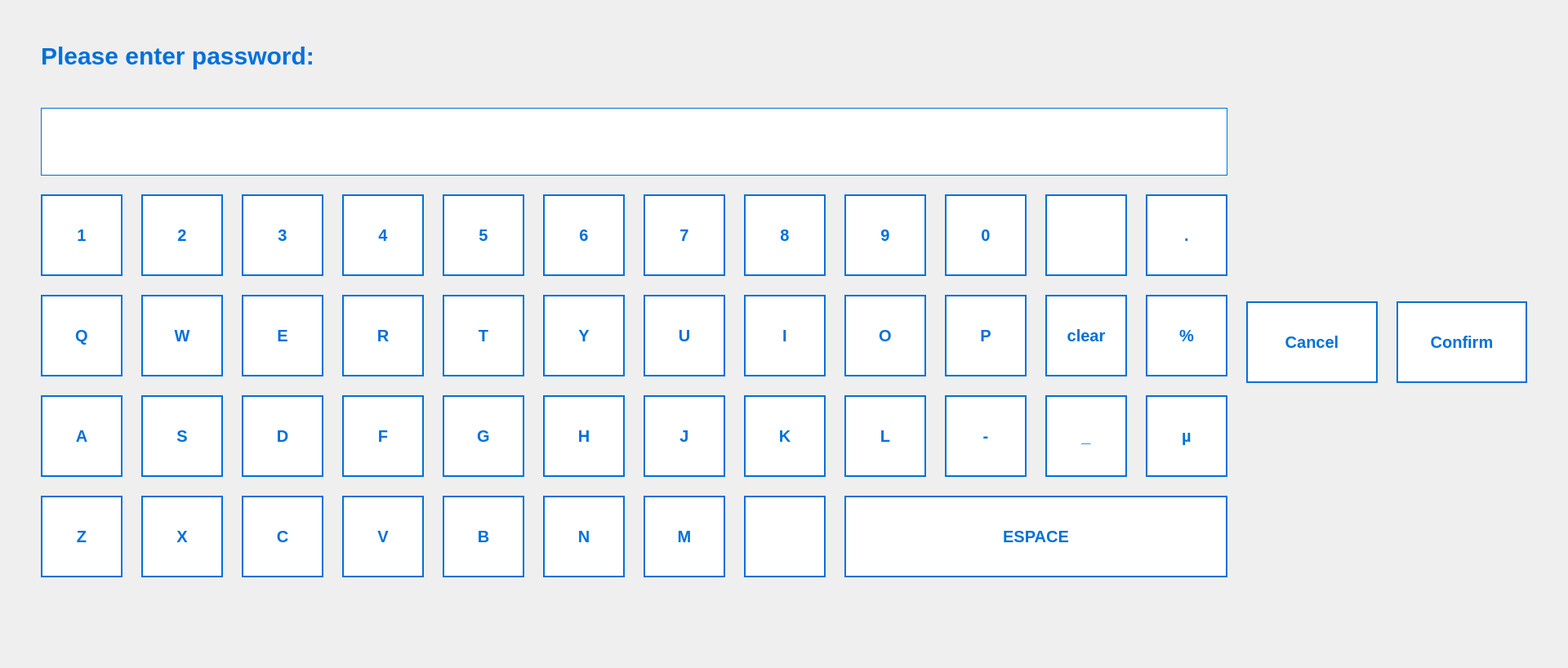
<?xml version="1.0" encoding="UTF-8"?>
<ui version="4.0">
 <class>AdminPasswordView</class>
 <widget class="QWidget" name="AdminPasswordView">
  <property name="geometry">
   <rect>
    <x>0</x>
    <y>0</y>
    <width>1920</width>
    <height>818</height>
   </rect>
  </property>
  <property name="minimumSize">
   <size>
    <width>1920</width>
    <height>818</height>
   </size>
  </property>
  <property name="maximumSize">
   <size>
    <width>1920</width>
    <height>818</height>
   </size>
  </property>
  <property name="styleSheet">
   <string notr="true">QPushButton {
border: 2px solid #0070DB;
background-color: #ffffff;
color: #0070DB;
font: 20px;
font-weight: 700;
font-family: arial;

}
</string>
  </property>
  <layout class="QVBoxLayout" name="verticalLayout">
   <property name="leftMargin">
    <number>50</number>
   </property>
   <property name="rightMargin">
    <number>50</number>
   </property>
   <item>
    <spacer name="verticalSpacer">
     <property name="orientation">
      <enum>Qt::Orientation::Vertical</enum>
     </property>
     <property name="sizeType">
      <enum>QSizePolicy::Policy::Fixed</enum>
     </property>
     <property name="sizeHint" stdset="0">
      <size>
       <width>20</width>
       <height>40</height>
      </size>
     </property>
    </spacer>
   </item>
   <item>
    <widget class="QLabel" name="label">
     <property name="maximumSize">
      <size>
       <width>16777215</width>
       <height>35</height>
      </size>
     </property>
     <property name="styleSheet">
      <string notr="true">color: #0070DB;
font-weight: 700;
font-family: arial;
border: 0px solid;
font-size: 30px;</string>
     </property>
     <property name="text">
      <string>Please enter password:</string>
     </property>
     <property name="alignment">
      <set>Qt::AlignmentFlag::AlignLeading|Qt::AlignmentFlag::AlignLeft|Qt::AlignmentFlag::AlignVCenter</set>
     </property>
    </widget>
   </item>
   <item>
    <spacer name="verticalSpacer_2">
     <property name="orientation">
      <enum>Qt::Orientation::Vertical</enum>
     </property>
     <property name="sizeType">
      <enum>QSizePolicy::Policy::Maximum</enum>
     </property>
     <property name="sizeHint" stdset="0">
      <size>
       <width>20</width>
       <height>40</height>
      </size>
     </property>
    </spacer>
   </item>
   <item>
    <layout class="QHBoxLayout" name="horizontalLayout_2" stretch="60,40">
     <property name="spacing">
      <number>23</number>
     </property>
     <item>
      <layout class="QVBoxLayout" name="verticalLayout_3" stretch="20,80">
       <property name="spacing">
        <number>23</number>
       </property>
       <property name="sizeConstraint">
        <enum>QLayout::SizeConstraint::SetDefaultConstraint</enum>
       </property>
       <item>
        <widget class="QLineEdit" name="lineEditPasswd">
         <property name="sizePolicy">
          <sizepolicy hsizetype="Expanding" vsizetype="Expanding">
           <horstretch>0</horstretch>
           <verstretch>0</verstretch>
          </sizepolicy>
         </property>
         <property name="minimumSize">
          <size>
           <width>0</width>
           <height>0</height>
          </size>
         </property>
         <property name="maximumSize">
          <size>
           <width>16777215</width>
           <height>100</height>
          </size>
         </property>
         <property name="styleSheet">
          <string notr="true">border: 1px solid #0070DB;
text-align: left;
font: normal normal bold 25px/29px Arial;
letter-spacing: 0px;
color: #E85420;</string>
         </property>
         <property name="inputMask">
          <string notr="true"/>
         </property>
         <property name="echoMode">
          <enum>QLineEdit::EchoMode::Password</enum>
         </property>
        </widget>
       </item>
       <item>
        <layout class="QGridLayout" name="gridLayout">
         <property name="sizeConstraint">
          <enum>QLayout::SizeConstraint::SetDefaultConstraint</enum>
         </property>
         <property name="spacing">
          <number>23</number>
         </property>
         <item row="1" column="1">
          <widget class="QPushButton" name="btnW">
           <property name="sizePolicy">
            <sizepolicy hsizetype="Fixed" vsizetype="Fixed">
             <horstretch>0</horstretch>
             <verstretch>0</verstretch>
            </sizepolicy>
           </property>
           <property name="minimumSize">
            <size>
             <width>100</width>
             <height>100</height>
            </size>
           </property>
           <property name="focusPolicy">
            <enum>Qt::FocusPolicy::NoFocus</enum>
           </property>
           <property name="text">
            <string>W</string>
           </property>
          </widget>
         </item>
         <item row="3" column="6">
          <widget class="QPushButton" name="btnM">
           <property name="sizePolicy">
            <sizepolicy hsizetype="Fixed" vsizetype="Fixed">
             <horstretch>0</horstretch>
             <verstretch>0</verstretch>
            </sizepolicy>
           </property>
           <property name="minimumSize">
            <size>
             <width>100</width>
             <height>100</height>
            </size>
           </property>
           <property name="focusPolicy">
            <enum>Qt::FocusPolicy::NoFocus</enum>
           </property>
           <property name="text">
            <string>M</string>
           </property>
          </widget>
         </item>
         <item row="0" column="4">
          <widget class="QPushButton" name="btn5">
           <property name="sizePolicy">
            <sizepolicy hsizetype="Fixed" vsizetype="Fixed">
             <horstretch>0</horstretch>
             <verstretch>0</verstretch>
            </sizepolicy>
           </property>
           <property name="minimumSize">
            <size>
             <width>100</width>
             <height>100</height>
            </size>
           </property>
           <property name="focusPolicy">
            <enum>Qt::FocusPolicy::NoFocus</enum>
           </property>
           <property name="text">
            <string>5</string>
           </property>
          </widget>
         </item>
         <item row="0" column="9">
          <widget class="QPushButton" name="btn0">
           <property name="sizePolicy">
            <sizepolicy hsizetype="Fixed" vsizetype="Fixed">
             <horstretch>0</horstretch>
             <verstretch>0</verstretch>
            </sizepolicy>
           </property>
           <property name="minimumSize">
            <size>
             <width>100</width>
             <height>100</height>
            </size>
           </property>
           <property name="focusPolicy">
            <enum>Qt::FocusPolicy::NoFocus</enum>
           </property>
           <property name="text">
            <string>0</string>
           </property>
          </widget>
         </item>
         <item row="2" column="7">
          <widget class="QPushButton" name="btnK">
           <property name="sizePolicy">
            <sizepolicy hsizetype="Fixed" vsizetype="Fixed">
             <horstretch>0</horstretch>
             <verstretch>0</verstretch>
            </sizepolicy>
           </property>
           <property name="minimumSize">
            <size>
             <width>100</width>
             <height>100</height>
            </size>
           </property>
           <property name="focusPolicy">
            <enum>Qt::FocusPolicy::NoFocus</enum>
           </property>
           <property name="text">
            <string>K</string>
           </property>
          </widget>
         </item>
         <item row="1" column="7">
          <widget class="QPushButton" name="btnI">
           <property name="sizePolicy">
            <sizepolicy hsizetype="Fixed" vsizetype="Fixed">
             <horstretch>0</horstretch>
             <verstretch>0</verstretch>
            </sizepolicy>
           </property>
           <property name="minimumSize">
            <size>
             <width>100</width>
             <height>100</height>
            </size>
           </property>
           <property name="focusPolicy">
            <enum>Qt::FocusPolicy::NoFocus</enum>
           </property>
           <property name="text">
            <string>I</string>
           </property>
          </widget>
         </item>
         <item row="1" column="6">
          <widget class="QPushButton" name="btnU">
           <property name="sizePolicy">
            <sizepolicy hsizetype="Fixed" vsizetype="Fixed">
             <horstretch>0</horstretch>
             <verstretch>0</verstretch>
            </sizepolicy>
           </property>
           <property name="minimumSize">
            <size>
             <width>100</width>
             <height>100</height>
            </size>
           </property>
           <property name="focusPolicy">
            <enum>Qt::FocusPolicy::NoFocus</enum>
           </property>
           <property name="text">
            <string>U</string>
           </property>
          </widget>
         </item>
         <item row="2" column="0">
          <widget class="QPushButton" name="btnA">
           <property name="sizePolicy">
            <sizepolicy hsizetype="Fixed" vsizetype="Fixed">
             <horstretch>0</horstretch>
             <verstretch>0</verstretch>
            </sizepolicy>
           </property>
           <property name="minimumSize">
            <size>
             <width>100</width>
             <height>100</height>
            </size>
           </property>
           <property name="focusPolicy">
            <enum>Qt::FocusPolicy::NoFocus</enum>
           </property>
           <property name="text">
            <string>A</string>
           </property>
          </widget>
         </item>
         <item row="3" column="0">
          <widget class="QPushButton" name="btnZ">
           <property name="sizePolicy">
            <sizepolicy hsizetype="Fixed" vsizetype="Fixed">
             <horstretch>0</horstretch>
             <verstretch>0</verstretch>
            </sizepolicy>
           </property>
           <property name="minimumSize">
            <size>
             <width>100</width>
             <height>100</height>
            </size>
           </property>
           <property name="focusPolicy">
            <enum>Qt::FocusPolicy::NoFocus</enum>
           </property>
           <property name="text">
            <string>Z</string>
           </property>
          </widget>
         </item>
         <item row="1" column="10">
          <widget class="QPushButton" name="btnClear">
           <property name="sizePolicy">
            <sizepolicy hsizetype="Fixed" vsizetype="Fixed">
             <horstretch>0</horstretch>
             <verstretch>0</verstretch>
            </sizepolicy>
           </property>
           <property name="minimumSize">
            <size>
             <width>100</width>
             <height>100</height>
            </size>
           </property>
           <property name="focusPolicy">
            <enum>Qt::FocusPolicy::NoFocus</enum>
           </property>
           <property name="text">
            <string>clear</string>
           </property>
          </widget>
         </item>
         <item row="0" column="10">
          <widget class="QPushButton" name="btnBackspace">
           <property name="sizePolicy">
            <sizepolicy hsizetype="Fixed" vsizetype="Fixed">
             <horstretch>0</horstretch>
             <verstretch>0</verstretch>
            </sizepolicy>
           </property>
           <property name="minimumSize">
            <size>
             <width>100</width>
             <height>100</height>
            </size>
           </property>
           <property name="focusPolicy">
            <enum>Qt::FocusPolicy::NoFocus</enum>
           </property>
           <property name="text">
            <string/>
           </property>
           <property name="icon">
            <iconset resource="../../resources.qrc">
             <normaloff>:/icons/btnBackspace.svg</normaloff>:/icons/btnBackspace.svg</iconset>
           </property>
           <property name="iconSize">
            <size>
             <width>50</width>
             <height>50</height>
            </size>
           </property>
          </widget>
         </item>
         <item row="2" column="6">
          <widget class="QPushButton" name="btnJ">
           <property name="sizePolicy">
            <sizepolicy hsizetype="Fixed" vsizetype="Fixed">
             <horstretch>0</horstretch>
             <verstretch>0</verstretch>
            </sizepolicy>
           </property>
           <property name="minimumSize">
            <size>
             <width>100</width>
             <height>100</height>
            </size>
           </property>
           <property name="focusPolicy">
            <enum>Qt::FocusPolicy::NoFocus</enum>
           </property>
           <property name="text">
            <string>J</string>
           </property>
          </widget>
         </item>
         <item row="0" column="1">
          <widget class="QPushButton" name="btn2">
           <property name="sizePolicy">
            <sizepolicy hsizetype="Fixed" vsizetype="Fixed">
             <horstretch>0</horstretch>
             <verstretch>0</verstretch>
            </sizepolicy>
           </property>
           <property name="minimumSize">
            <size>
             <width>100</width>
             <height>100</height>
            </size>
           </property>
           <property name="focusPolicy">
            <enum>Qt::FocusPolicy::NoFocus</enum>
           </property>
           <property name="text">
            <string>2</string>
           </property>
          </widget>
         </item>
         <item row="2" column="9">
          <widget class="QPushButton" name="btnMinus">
           <property name="sizePolicy">
            <sizepolicy hsizetype="Fixed" vsizetype="Fixed">
             <horstretch>0</horstretch>
             <verstretch>0</verstretch>
            </sizepolicy>
           </property>
           <property name="minimumSize">
            <size>
             <width>100</width>
             <height>100</height>
            </size>
           </property>
           <property name="focusPolicy">
            <enum>Qt::FocusPolicy::NoFocus</enum>
           </property>
           <property name="text">
            <string>-</string>
           </property>
          </widget>
         </item>
         <item row="0" column="3">
          <widget class="QPushButton" name="btn4">
           <property name="sizePolicy">
            <sizepolicy hsizetype="Fixed" vsizetype="Fixed">
             <horstretch>0</horstretch>
             <verstretch>0</verstretch>
            </sizepolicy>
           </property>
           <property name="minimumSize">
            <size>
             <width>100</width>
             <height>100</height>
            </size>
           </property>
           <property name="focusPolicy">
            <enum>Qt::FocusPolicy::NoFocus</enum>
           </property>
           <property name="text">
            <string>4</string>
           </property>
          </widget>
         </item>
         <item row="2" column="1">
          <widget class="QPushButton" name="btnS">
           <property name="sizePolicy">
            <sizepolicy hsizetype="Fixed" vsizetype="Fixed">
             <horstretch>0</horstretch>
             <verstretch>0</verstretch>
            </sizepolicy>
           </property>
           <property name="minimumSize">
            <size>
             <width>100</width>
             <height>100</height>
            </size>
           </property>
           <property name="focusPolicy">
            <enum>Qt::FocusPolicy::NoFocus</enum>
           </property>
           <property name="text">
            <string>S</string>
           </property>
          </widget>
         </item>
         <item row="2" column="5">
          <widget class="QPushButton" name="btnH">
           <property name="sizePolicy">
            <sizepolicy hsizetype="Fixed" vsizetype="Fixed">
             <horstretch>0</horstretch>
             <verstretch>0</verstretch>
            </sizepolicy>
           </property>
           <property name="minimumSize">
            <size>
             <width>100</width>
             <height>100</height>
            </size>
           </property>
           <property name="focusPolicy">
            <enum>Qt::FocusPolicy::NoFocus</enum>
           </property>
           <property name="text">
            <string>H</string>
           </property>
          </widget>
         </item>
         <item row="1" column="8">
          <widget class="QPushButton" name="btnO">
           <property name="sizePolicy">
            <sizepolicy hsizetype="Fixed" vsizetype="Fixed">
             <horstretch>0</horstretch>
             <verstretch>0</verstretch>
            </sizepolicy>
           </property>
           <property name="minimumSize">
            <size>
             <width>100</width>
             <height>100</height>
            </size>
           </property>
           <property name="focusPolicy">
            <enum>Qt::FocusPolicy::NoFocus</enum>
           </property>
           <property name="text">
            <string>O</string>
           </property>
          </widget>
         </item>
         <item row="1" column="3">
          <widget class="QPushButton" name="btnR">
           <property name="sizePolicy">
            <sizepolicy hsizetype="Fixed" vsizetype="Fixed">
             <horstretch>0</horstretch>
             <verstretch>0</verstretch>
            </sizepolicy>
           </property>
           <property name="minimumSize">
            <size>
             <width>100</width>
             <height>100</height>
            </size>
           </property>
           <property name="focusPolicy">
            <enum>Qt::FocusPolicy::NoFocus</enum>
           </property>
           <property name="text">
            <string>R</string>
           </property>
          </widget>
         </item>
         <item row="0" column="2">
          <widget class="QPushButton" name="btn3">
           <property name="sizePolicy">
            <sizepolicy hsizetype="Fixed" vsizetype="Fixed">
             <horstretch>0</horstretch>
             <verstretch>0</verstretch>
            </sizepolicy>
           </property>
           <property name="minimumSize">
            <size>
             <width>100</width>
             <height>100</height>
            </size>
           </property>
           <property name="focusPolicy">
            <enum>Qt::FocusPolicy::NoFocus</enum>
           </property>
           <property name="text">
            <string>3</string>
           </property>
          </widget>
         </item>
         <item row="2" column="10">
          <widget class="QPushButton" name="btnUnderscore">
           <property name="sizePolicy">
            <sizepolicy hsizetype="Fixed" vsizetype="Fixed">
             <horstretch>0</horstretch>
             <verstretch>0</verstretch>
            </sizepolicy>
           </property>
           <property name="minimumSize">
            <size>
             <width>100</width>
             <height>100</height>
            </size>
           </property>
           <property name="focusPolicy">
            <enum>Qt::FocusPolicy::NoFocus</enum>
           </property>
           <property name="text">
            <string>_</string>
           </property>
          </widget>
         </item>
         <item row="2" column="3">
          <widget class="QPushButton" name="btnF">
           <property name="sizePolicy">
            <sizepolicy hsizetype="Fixed" vsizetype="Fixed">
             <horstretch>0</horstretch>
             <verstretch>0</verstretch>
            </sizepolicy>
           </property>
           <property name="minimumSize">
            <size>
             <width>100</width>
             <height>100</height>
            </size>
           </property>
           <property name="focusPolicy">
            <enum>Qt::FocusPolicy::NoFocus</enum>
           </property>
           <property name="text">
            <string>F</string>
           </property>
          </widget>
         </item>
         <item row="1" column="9">
          <widget class="QPushButton" name="btnP">
           <property name="sizePolicy">
            <sizepolicy hsizetype="Fixed" vsizetype="Fixed">
             <horstretch>0</horstretch>
             <verstretch>0</verstretch>
            </sizepolicy>
           </property>
           <property name="minimumSize">
            <size>
             <width>100</width>
             <height>100</height>
            </size>
           </property>
           <property name="focusPolicy">
            <enum>Qt::FocusPolicy::NoFocus</enum>
           </property>
           <property name="text">
            <string>P</string>
           </property>
          </widget>
         </item>
         <item row="2" column="4">
          <widget class="QPushButton" name="btnG">
           <property name="sizePolicy">
            <sizepolicy hsizetype="Fixed" vsizetype="Fixed">
             <horstretch>0</horstretch>
             <verstretch>0</verstretch>
            </sizepolicy>
           </property>
           <property name="minimumSize">
            <size>
             <width>100</width>
             <height>100</height>
            </size>
           </property>
           <property name="focusPolicy">
            <enum>Qt::FocusPolicy::NoFocus</enum>
           </property>
           <property name="text">
            <string>G</string>
           </property>
          </widget>
         </item>
         <item row="3" column="7">
          <widget class="QPushButton" name="btnShift">
           <property name="sizePolicy">
            <sizepolicy hsizetype="Fixed" vsizetype="Fixed">
             <horstretch>0</horstretch>
             <verstretch>0</verstretch>
            </sizepolicy>
           </property>
           <property name="minimumSize">
            <size>
             <width>100</width>
             <height>100</height>
            </size>
           </property>
           <property name="focusPolicy">
            <enum>Qt::FocusPolicy::NoFocus</enum>
           </property>
           <property name="text">
            <string/>
           </property>
           <property name="icon">
            <iconset resource="../../resources.qrc">
             <normaloff>:/icons/btnShift.svg</normaloff>:/icons/btnShift.svg</iconset>
           </property>
           <property name="iconSize">
            <size>
             <width>50</width>
             <height>50</height>
            </size>
           </property>
          </widget>
         </item>
         <item row="0" column="0">
          <widget class="QPushButton" name="btn1">
           <property name="sizePolicy">
            <sizepolicy hsizetype="Fixed" vsizetype="Fixed">
             <horstretch>0</horstretch>
             <verstretch>0</verstretch>
            </sizepolicy>
           </property>
           <property name="minimumSize">
            <size>
             <width>100</width>
             <height>100</height>
            </size>
           </property>
           <property name="focusPolicy">
            <enum>Qt::FocusPolicy::NoFocus</enum>
           </property>
           <property name="text">
            <string>1</string>
           </property>
          </widget>
         </item>
         <item row="1" column="4">
          <widget class="QPushButton" name="btnT">
           <property name="sizePolicy">
            <sizepolicy hsizetype="Fixed" vsizetype="Fixed">
             <horstretch>0</horstretch>
             <verstretch>0</verstretch>
            </sizepolicy>
           </property>
           <property name="minimumSize">
            <size>
             <width>100</width>
             <height>100</height>
            </size>
           </property>
           <property name="focusPolicy">
            <enum>Qt::FocusPolicy::NoFocus</enum>
           </property>
           <property name="text">
            <string>T</string>
           </property>
          </widget>
         </item>
         <item row="3" column="1">
          <widget class="QPushButton" name="btnX">
           <property name="sizePolicy">
            <sizepolicy hsizetype="Fixed" vsizetype="Fixed">
             <horstretch>0</horstretch>
             <verstretch>0</verstretch>
            </sizepolicy>
           </property>
           <property name="minimumSize">
            <size>
             <width>100</width>
             <height>100</height>
            </size>
           </property>
           <property name="focusPolicy">
            <enum>Qt::FocusPolicy::NoFocus</enum>
           </property>
           <property name="text">
            <string>X</string>
           </property>
          </widget>
         </item>
         <item row="2" column="2">
          <widget class="QPushButton" name="btnD">
           <property name="sizePolicy">
            <sizepolicy hsizetype="Fixed" vsizetype="Fixed">
             <horstretch>0</horstretch>
             <verstretch>0</verstretch>
            </sizepolicy>
           </property>
           <property name="minimumSize">
            <size>
             <width>100</width>
             <height>100</height>
            </size>
           </property>
           <property name="focusPolicy">
            <enum>Qt::FocusPolicy::NoFocus</enum>
           </property>
           <property name="text">
            <string>D</string>
           </property>
          </widget>
         </item>
         <item row="0" column="8">
          <widget class="QPushButton" name="btn9">
           <property name="sizePolicy">
            <sizepolicy hsizetype="Fixed" vsizetype="Fixed">
             <horstretch>0</horstretch>
             <verstretch>0</verstretch>
            </sizepolicy>
           </property>
           <property name="minimumSize">
            <size>
             <width>100</width>
             <height>100</height>
            </size>
           </property>
           <property name="focusPolicy">
            <enum>Qt::FocusPolicy::NoFocus</enum>
           </property>
           <property name="text">
            <string>9</string>
           </property>
          </widget>
         </item>
         <item row="1" column="2">
          <widget class="QPushButton" name="btnE">
           <property name="sizePolicy">
            <sizepolicy hsizetype="Fixed" vsizetype="Fixed">
             <horstretch>0</horstretch>
             <verstretch>0</verstretch>
            </sizepolicy>
           </property>
           <property name="minimumSize">
            <size>
             <width>100</width>
             <height>100</height>
            </size>
           </property>
           <property name="focusPolicy">
            <enum>Qt::FocusPolicy::NoFocus</enum>
           </property>
           <property name="text">
            <string>E</string>
           </property>
          </widget>
         </item>
         <item row="0" column="7">
          <widget class="QPushButton" name="btn8">
           <property name="sizePolicy">
            <sizepolicy hsizetype="Fixed" vsizetype="Fixed">
             <horstretch>0</horstretch>
             <verstretch>0</verstretch>
            </sizepolicy>
           </property>
           <property name="minimumSize">
            <size>
             <width>100</width>
             <height>100</height>
            </size>
           </property>
           <property name="focusPolicy">
            <enum>Qt::FocusPolicy::NoFocus</enum>
           </property>
           <property name="text">
            <string>8</string>
           </property>
          </widget>
         </item>
         <item row="0" column="6">
          <widget class="QPushButton" name="btn7">
           <property name="sizePolicy">
            <sizepolicy hsizetype="Fixed" vsizetype="Fixed">
             <horstretch>0</horstretch>
             <verstretch>0</verstretch>
            </sizepolicy>
           </property>
           <property name="minimumSize">
            <size>
             <width>100</width>
             <height>100</height>
            </size>
           </property>
           <property name="focusPolicy">
            <enum>Qt::FocusPolicy::NoFocus</enum>
           </property>
           <property name="text">
            <string>7</string>
           </property>
          </widget>
         </item>
         <item row="2" column="8">
          <widget class="QPushButton" name="btnL">
           <property name="sizePolicy">
            <sizepolicy hsizetype="Fixed" vsizetype="Fixed">
             <horstretch>0</horstretch>
             <verstretch>0</verstretch>
            </sizepolicy>
           </property>
           <property name="minimumSize">
            <size>
             <width>100</width>
             <height>100</height>
            </size>
           </property>
           <property name="focusPolicy">
            <enum>Qt::FocusPolicy::NoFocus</enum>
           </property>
           <property name="text">
            <string>L</string>
           </property>
          </widget>
         </item>
         <item row="3" column="3">
          <widget class="QPushButton" name="btnV">
           <property name="sizePolicy">
            <sizepolicy hsizetype="Fixed" vsizetype="Fixed">
             <horstretch>0</horstretch>
             <verstretch>0</verstretch>
            </sizepolicy>
           </property>
           <property name="minimumSize">
            <size>
             <width>100</width>
             <height>100</height>
            </size>
           </property>
           <property name="focusPolicy">
            <enum>Qt::FocusPolicy::NoFocus</enum>
           </property>
           <property name="text">
            <string>V</string>
           </property>
          </widget>
         </item>
         <item row="3" column="2">
          <widget class="QPushButton" name="btnC">
           <property name="sizePolicy">
            <sizepolicy hsizetype="Fixed" vsizetype="Fixed">
             <horstretch>0</horstretch>
             <verstretch>0</verstretch>
            </sizepolicy>
           </property>
           <property name="minimumSize">
            <size>
             <width>100</width>
             <height>100</height>
            </size>
           </property>
           <property name="focusPolicy">
            <enum>Qt::FocusPolicy::NoFocus</enum>
           </property>
           <property name="text">
            <string>C</string>
           </property>
          </widget>
         </item>
         <item row="1" column="5">
          <widget class="QPushButton" name="btnY">
           <property name="sizePolicy">
            <sizepolicy hsizetype="Fixed" vsizetype="Fixed">
             <horstretch>0</horstretch>
             <verstretch>0</verstretch>
            </sizepolicy>
           </property>
           <property name="minimumSize">
            <size>
             <width>100</width>
             <height>100</height>
            </size>
           </property>
           <property name="focusPolicy">
            <enum>Qt::FocusPolicy::NoFocus</enum>
           </property>
           <property name="text">
            <string>Y</string>
           </property>
          </widget>
         </item>
         <item row="0" column="5">
          <widget class="QPushButton" name="btn6">
           <property name="sizePolicy">
            <sizepolicy hsizetype="Fixed" vsizetype="Fixed">
             <horstretch>0</horstretch>
             <verstretch>0</verstretch>
            </sizepolicy>
           </property>
           <property name="minimumSize">
            <size>
             <width>100</width>
             <height>100</height>
            </size>
           </property>
           <property name="focusPolicy">
            <enum>Qt::FocusPolicy::NoFocus</enum>
           </property>
           <property name="text">
            <string>6</string>
           </property>
          </widget>
         </item>
         <item row="1" column="0">
          <widget class="QPushButton" name="btnQ">
           <property name="sizePolicy">
            <sizepolicy hsizetype="Fixed" vsizetype="Fixed">
             <horstretch>0</horstretch>
             <verstretch>0</verstretch>
            </sizepolicy>
           </property>
           <property name="minimumSize">
            <size>
             <width>100</width>
             <height>100</height>
            </size>
           </property>
           <property name="focusPolicy">
            <enum>Qt::FocusPolicy::NoFocus</enum>
           </property>
           <property name="text">
            <string>Q</string>
           </property>
          </widget>
         </item>
         <item row="3" column="5">
          <widget class="QPushButton" name="btnN">
           <property name="sizePolicy">
            <sizepolicy hsizetype="Fixed" vsizetype="Fixed">
             <horstretch>0</horstretch>
             <verstretch>0</verstretch>
            </sizepolicy>
           </property>
           <property name="minimumSize">
            <size>
             <width>100</width>
             <height>100</height>
            </size>
           </property>
           <property name="focusPolicy">
            <enum>Qt::FocusPolicy::NoFocus</enum>
           </property>
           <property name="text">
            <string>N</string>
           </property>
          </widget>
         </item>
         <item row="3" column="4">
          <widget class="QPushButton" name="btnB">
           <property name="sizePolicy">
            <sizepolicy hsizetype="Fixed" vsizetype="Fixed">
             <horstretch>0</horstretch>
             <verstretch>0</verstretch>
            </sizepolicy>
           </property>
           <property name="minimumSize">
            <size>
             <width>100</width>
             <height>100</height>
            </size>
           </property>
           <property name="focusPolicy">
            <enum>Qt::FocusPolicy::NoFocus</enum>
           </property>
           <property name="text">
            <string>B</string>
           </property>
          </widget>
         </item>
         <item row="0" column="11">
          <widget class="QPushButton" name="btnPoint">
           <property name="sizePolicy">
            <sizepolicy hsizetype="Fixed" vsizetype="Fixed">
             <horstretch>0</horstretch>
             <verstretch>0</verstretch>
            </sizepolicy>
           </property>
           <property name="minimumSize">
            <size>
             <width>100</width>
             <height>100</height>
            </size>
           </property>
           <property name="text">
            <string>.</string>
           </property>
          </widget>
         </item>
         <item row="1" column="11">
          <widget class="QPushButton" name="pushButton_2">
           <property name="sizePolicy">
            <sizepolicy hsizetype="Fixed" vsizetype="Fixed">
             <horstretch>0</horstretch>
             <verstretch>0</verstretch>
            </sizepolicy>
           </property>
           <property name="minimumSize">
            <size>
             <width>100</width>
             <height>100</height>
            </size>
           </property>
           <property name="text">
            <string>%</string>
           </property>
          </widget>
         </item>
         <item row="2" column="11">
          <widget class="QPushButton" name="pushButton_3">
           <property name="sizePolicy">
            <sizepolicy hsizetype="Fixed" vsizetype="Fixed">
             <horstretch>0</horstretch>
             <verstretch>0</verstretch>
            </sizepolicy>
           </property>
           <property name="minimumSize">
            <size>
             <width>100</width>
             <height>100</height>
            </size>
           </property>
           <property name="text">
            <string>µ</string>
           </property>
          </widget>
         </item>
         <item row="3" column="8" colspan="4">
          <widget class="QPushButton" name="btnEspace">
           <property name="minimumSize">
            <size>
             <width>100</width>
             <height>100</height>
            </size>
           </property>
           <property name="focusPolicy">
            <enum>Qt::FocusPolicy::NoFocus</enum>
           </property>
           <property name="text">
            <string>ESPACE</string>
           </property>
          </widget>
         </item>
        </layout>
       </item>
      </layout>
     </item>
     <item>
      <layout class="QVBoxLayout" name="verticalLayout_2" stretch="0">
       <property name="spacing">
        <number>23</number>
       </property>
       <item>
        <layout class="QHBoxLayout" name="horizontalLayout_4">
         <item>
          <widget class="QPushButton" name="btnCancel">
           <property name="minimumSize">
            <size>
             <width>0</width>
             <height>100</height>
            </size>
           </property>
           <property name="text">
            <string>Cancel</string>
           </property>
          </widget>
         </item>
         <item>
          <widget class="QPushButton" name="btnConfirm">
           <property name="minimumSize">
            <size>
             <width>0</width>
             <height>100</height>
            </size>
           </property>
           <property name="text">
            <string>Confirm</string>
           </property>
          </widget>
         </item>
        </layout>
       </item>
      </layout>
     </item>
    </layout>
   </item>
   <item>
    <spacer name="verticalSpacer_3">
     <property name="orientation">
      <enum>Qt::Orientation::Vertical</enum>
     </property>
     <property name="sizeType">
      <enum>QSizePolicy::Policy::Fixed</enum>
     </property>
     <property name="sizeHint" stdset="0">
      <size>
       <width>20</width>
       <height>100</height>
      </size>
     </property>
    </spacer>
   </item>
  </layout>
 </widget>
 <resources>
  <include location="../../resources.qrc"/>
 </resources>
 <connections/>
</ui>
